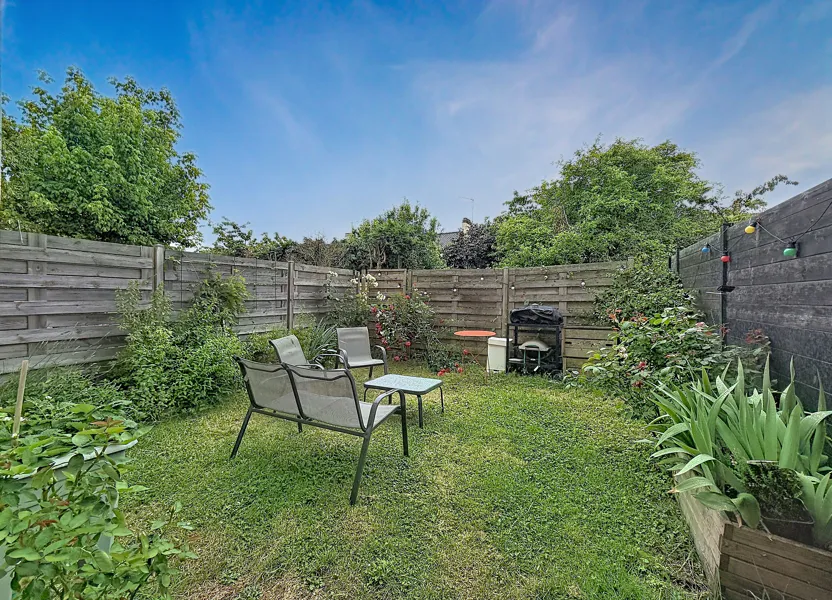
#> input picture photos/Jardin.jpg, 832 x 600 px
$ python -i camera.py   (imports and definitions only)
#> lines starting #> are read from the running program, lines starting #| are printed output that depends on the picture
import cv2
import os
import random


class Camera:

    def __init__(self, fps=30):
        self.fps = fps

    def zoom_in(self, image, progress):
        height, width = image.shape[:2]

        zoom = 1 + (0.15 * progress)

        crop_w = int(width / zoom)
        crop_h = int(height / zoom)

        x = (width - crop_w) // 2
        y = (height - crop_h) // 2

        crop = image[y:y + crop_h, x:x + crop_w]

        return cv2.resize(crop, (width, height))

    def pan_left_right(self, image, progress):
        height, width = image.shape[:2]

        crop_w = int(width * 0.85)

        x = int((width - crop_w) * progress)

        crop = image[:, x:x + crop_w]

        return cv2.resize(crop, (width, height))

    def pan_right_left(self, image, progress):
        height, width = image.shape[:2]

        crop_w = int(width * 0.85)

        x = int((width - crop_w) * (1 - progress))

        crop = image[:, x:x + crop_w]

        return cv2.resize(crop, (width, height))

    def create_frames(self, image_path, output_folder, duration=5):

#> called with image_path = '../photos/Jardin.jpg', output_folder = 'out.png', duration = 5
        image = cv2.imread(str(image_path))
#> image is the input picture: shape (600, 832, 3); mean B, G, R 115.9, 127.3, 101.8

        if image is None:
            print(f"Impossible de lire {image_path}")
            return

        os.makedirs(output_folder, exist_ok=True)

        total_frames = duration * self.fps

        effect = random.choice([
            "zoom",
            "left",
            "right"
        ])

        for i in range(total_frames):

            progress = i / total_frames

            if effect == "zoom":
                frame = self.zoom_in(image, progress)

            elif effect == "left":
                frame = self.pan_left_right(image, progress)

            else:
                frame = self.pan_right_left(image, progress)

            filename = os.path.join(
                output_folder,
                f"frame_{i:04d}.jpg"
            )

            cv2.imwrite(filename, frame)
#> this loop made 150 passes
#> pass 1, in pan_left_right, `crop = image[:, x:x + crop_w]`:
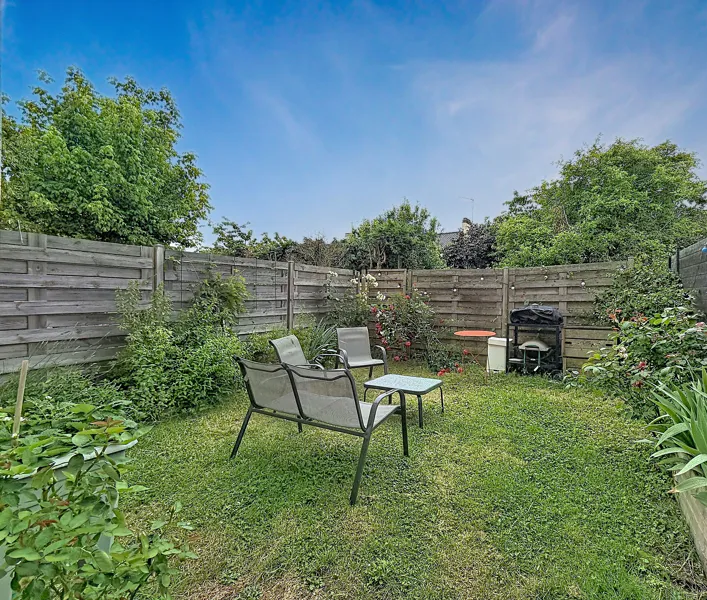
#> crop: shape (600, 707, 3); mean B, G, R 115.6, 129, 102.2
#> pass 1, in create_frames, `frame = self.pan_left_right(image, progress)`:
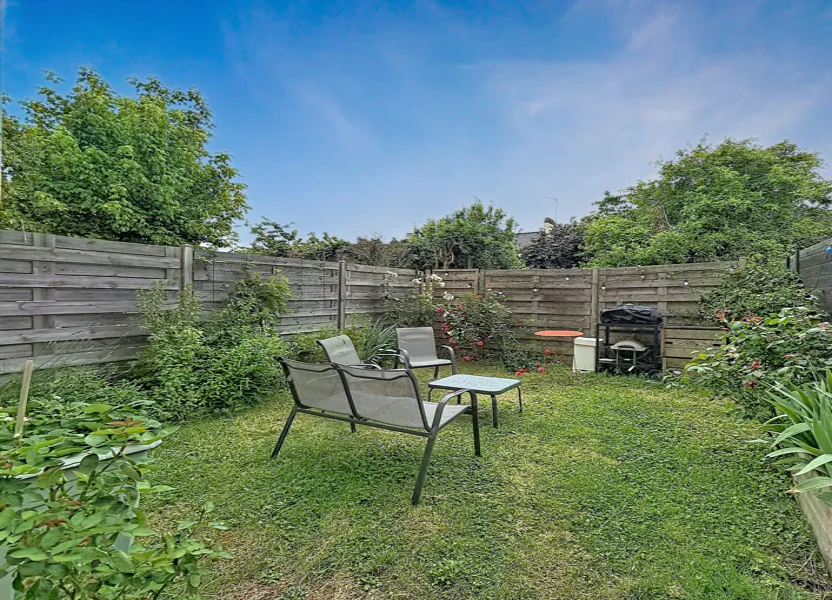
#> frame: shape (600, 832, 3); mean B, G, R 115.6, 129, 102.2
#> pass 3, in pan_left_right (call 3), `crop = image[:, x:x + crop_w]`:
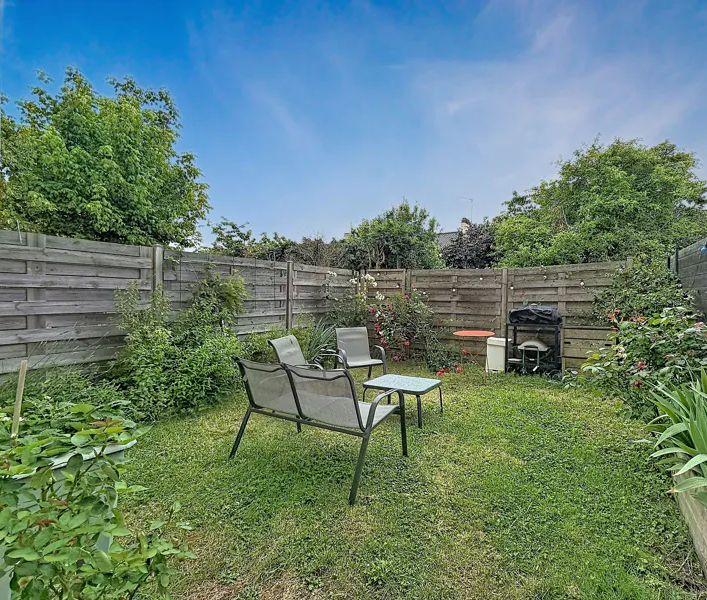
#> crop: shape (600, 707, 3); mean B, G, R 115.6, 129, 102.2
#> pass 3, in create_frames, `frame = self.pan_left_right(image, progress)`:
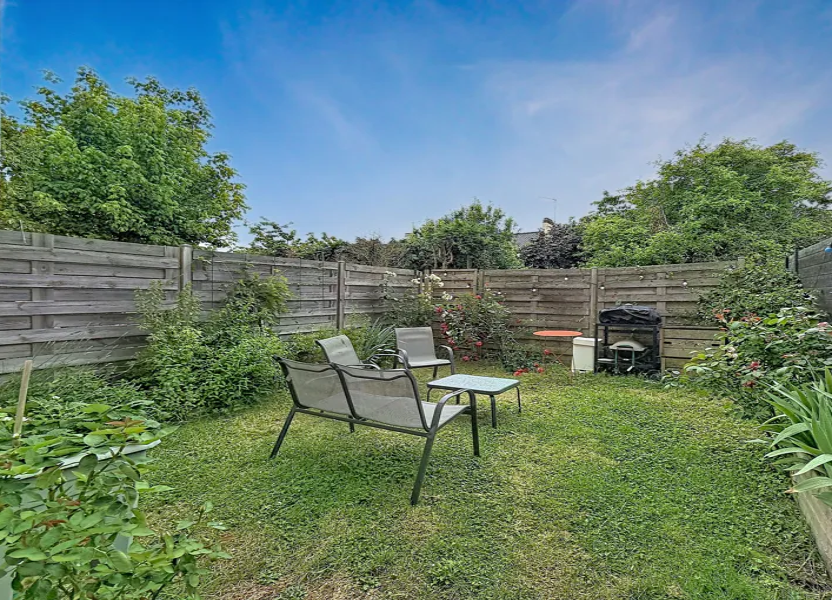
#> frame: shape (600, 832, 3); mean B, G, R 115.6, 129, 102.2

#> (the run stopped early here; a loop or call above may not have finished)

$ run again, on photos/chambre.jpg
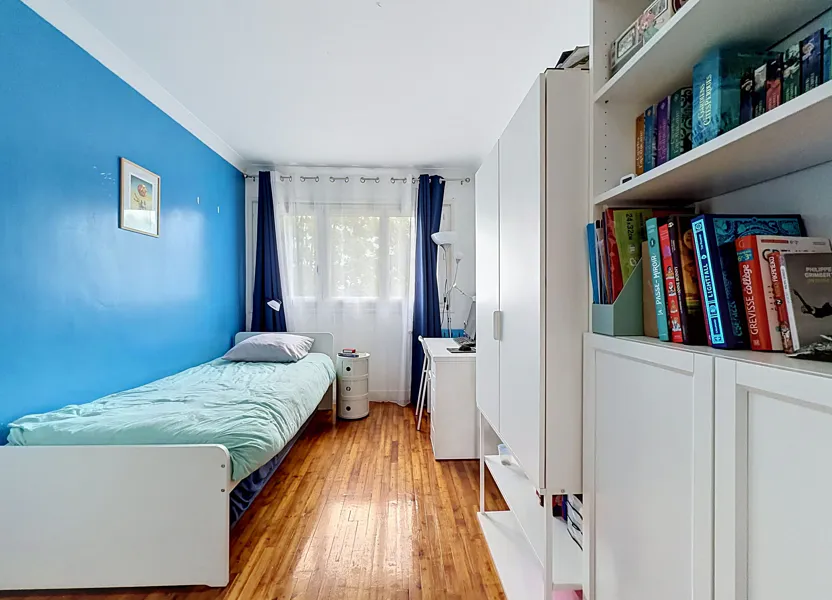
#> input picture photos/chambre.jpg, 832 x 600 px
#> in create_frames, image is the input picture: shape (600, 832, 3); mean B, G, R 165.5, 161, 150.4
#> the loop in create_frames, `for i in range(total_frames): ` made 150 passes
#> pass 1, in pan_left_right, `crop = image[:, x:x + crop_w]`:
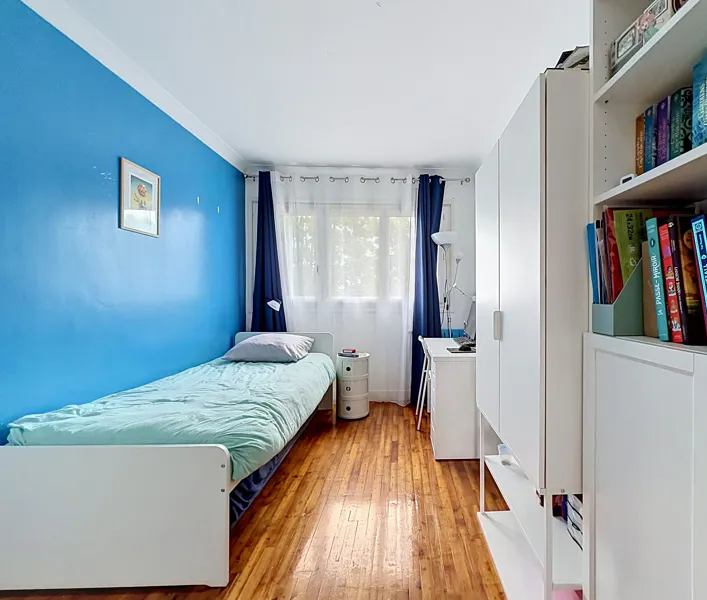
#> crop: shape (600, 707, 3); mean B, G, R 172.3, 167.2, 155.4
#> pass 3, in create_frames, `frame = self.pan_left_right(image, progress)`:
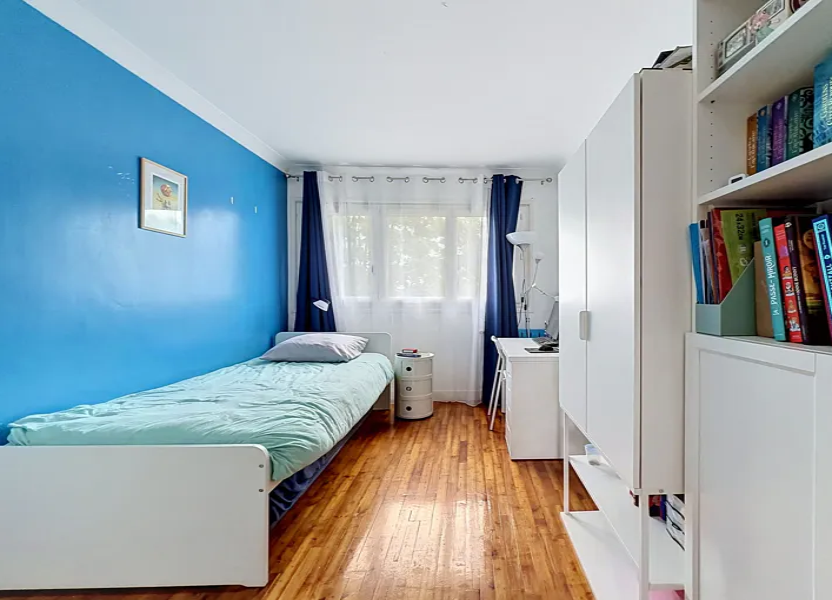
#> frame: shape (600, 832, 3); mean B, G, R 172.2, 167.2, 155.4

$ run again, on photos/cuisine.jpg
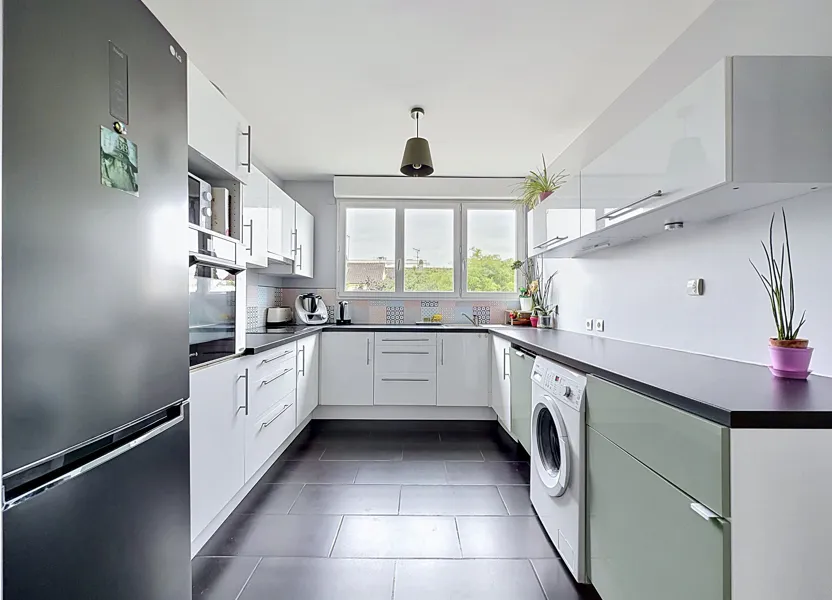
#> input picture photos/cuisine.jpg, 832 x 600 px
#> in create_frames, image is the input picture: shape (600, 832, 3); mean B, G, R 166.7, 164.7, 161.6
#> the loop in create_frames, `for i in range(total_frames): ` made 150 passes
#> pass 1, in pan_left_right, `crop = image[:, x:x + crop_w]`:
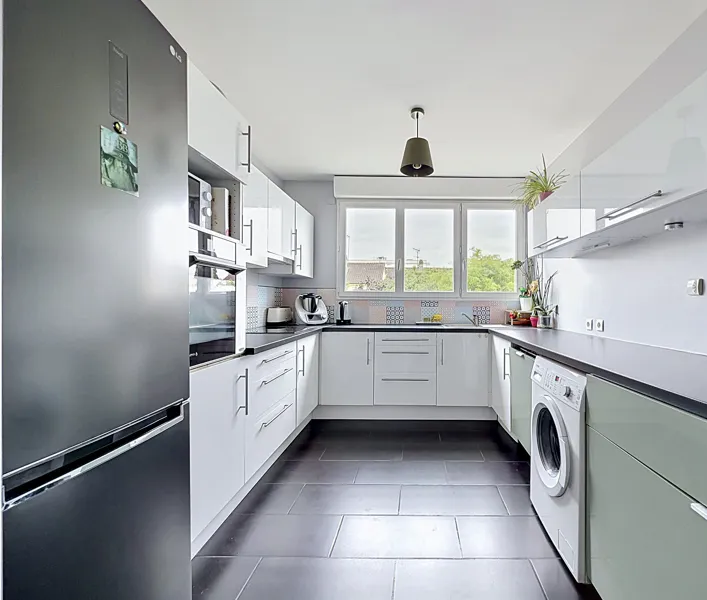
#> crop: shape (600, 707, 3); mean B, G, R 166, 164.3, 160.9
#> pass 3, in create_frames, `frame = self.pan_left_right(image, progress)`:
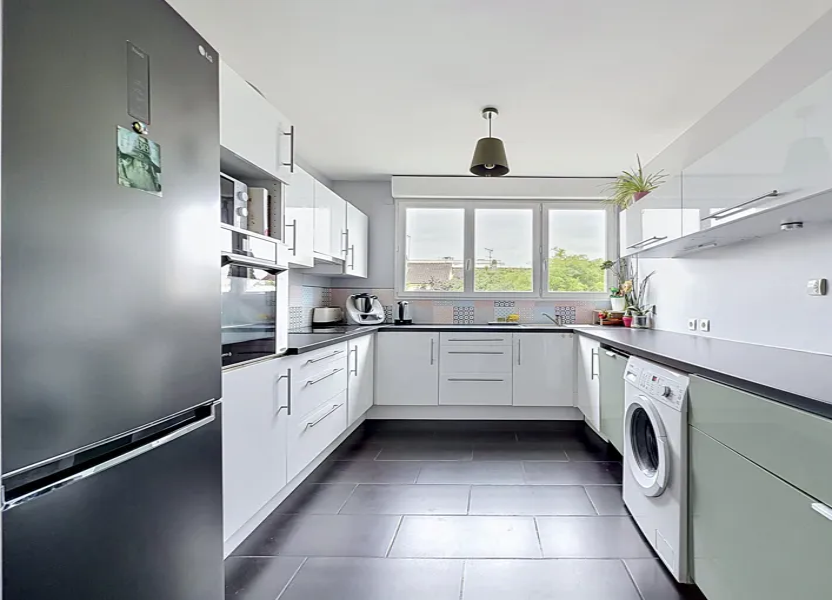
#> frame: shape (600, 832, 3); mean B, G, R 165.9, 164.2, 160.8

$ run again, on photos/salle de bain 2.jpg
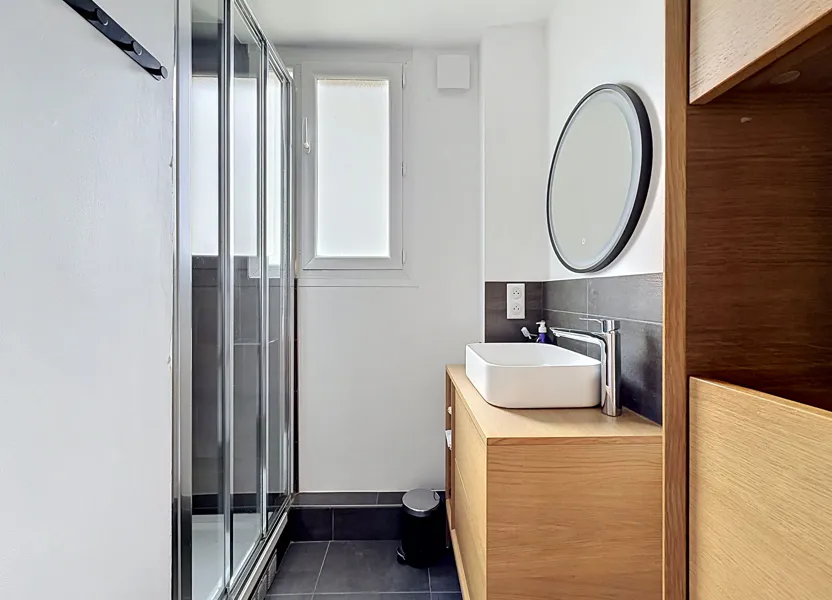
#> input picture photos/salle de bain 2.jpg, 832 x 600 px
#> in create_frames, image is the input picture: shape (600, 832, 3); mean B, G, R 147.7, 156.2, 165.8
#> the loop in create_frames, `for i in range(total_frames): ` made 150 passes
#> pass 1, in pan_left_right, `crop = image[:, x:x + crop_w]`:
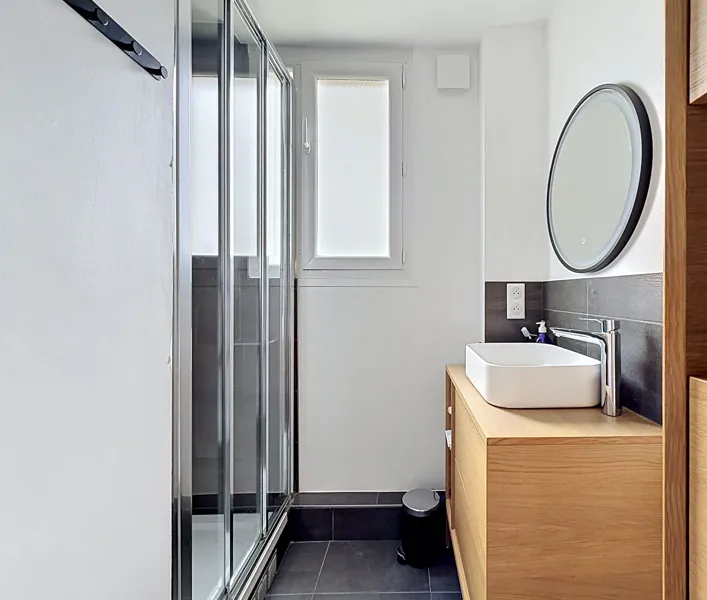
#> crop: shape (600, 707, 3); mean B, G, R 162.7, 167.4, 172.6
#> pass 3, in create_frames, `frame = self.pan_left_right(image, progress)`:
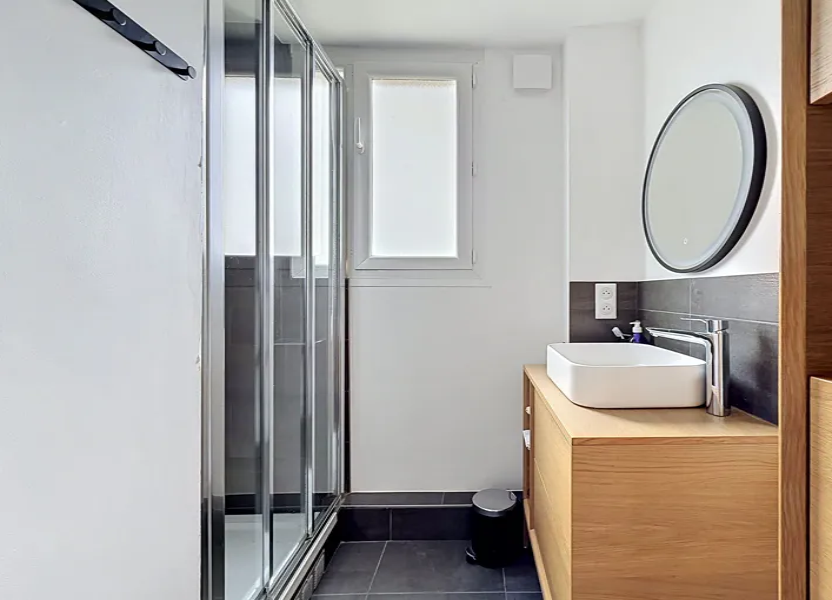
#> frame: shape (600, 832, 3); mean B, G, R 162.5, 167.3, 172.5
